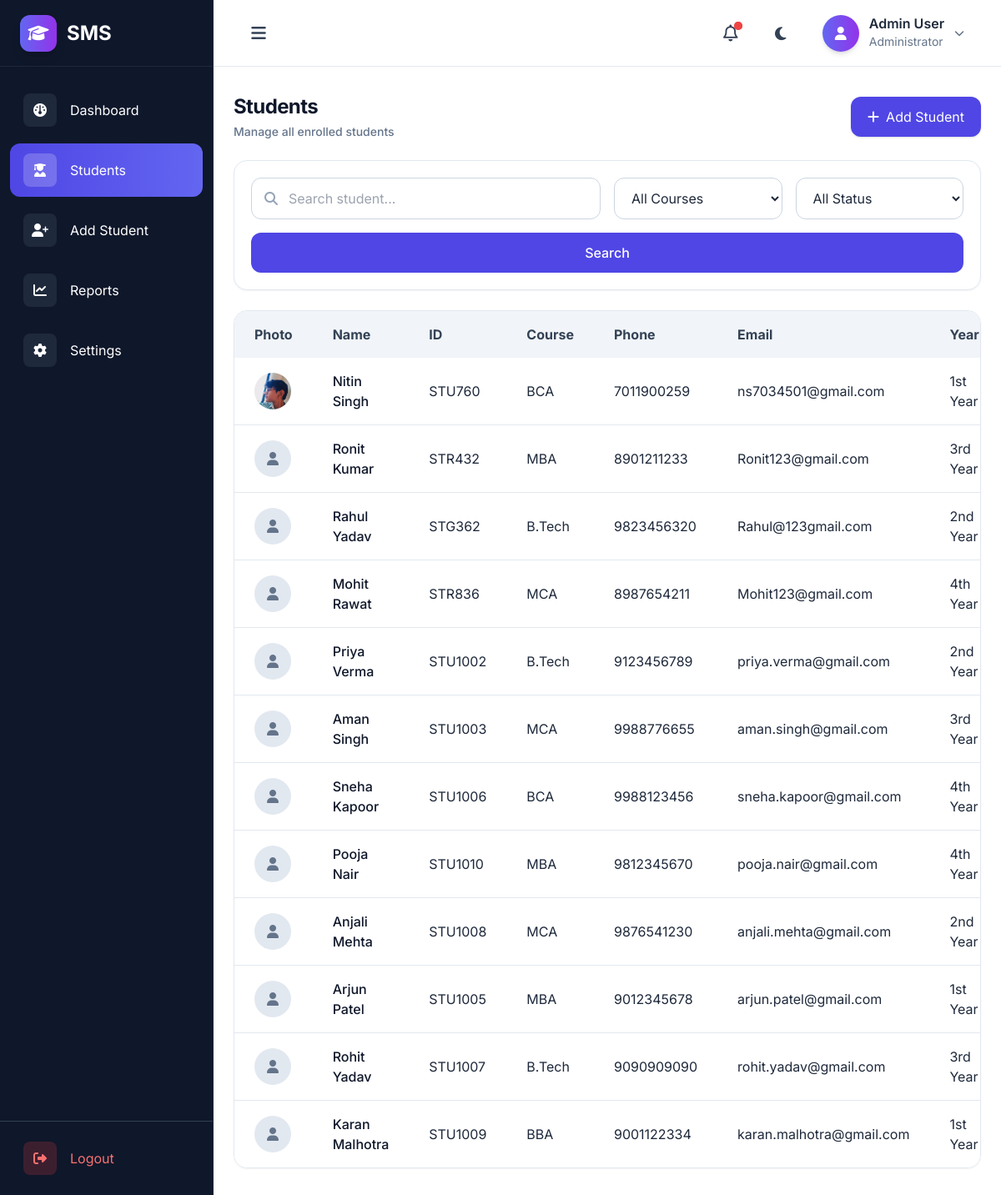
The page /students/ on the database its author committed.
### MainApp/models.py (models this page shows, shortened)
class Student(models.Model):
    STATUS_CHOICES = [
        ("Active", "Active"),
        ("Inactive", "Inactive"),
    ]
    YEAR_CHOICES = [
        ('1st Year', '1st Year'),
        ('2nd Year', '2nd Year'),
        ('3rd Year', '3rd Year'),
        ('4th Year', '4th Year'),
    ]
    COURSES = [('BCA','BCA'),('B.Tech','B.Tech'),('MCA','MCA'),('BBA','BBA'),('MBA','MBA')]
    name = models.CharField(max_length=100)
    email = models.EmailField()
    student_id = models.CharField(max_length=20, unique=True)
    photo = models.ImageField(upload_to="students/", blank=True, null=True)
    courses = models.CharField(max_length=50, choices=COURSES)
    phone = models.CharField(max_length=10)
    year = models.CharField(
        max_length=20,
        choices=YEAR_CHOICES,
        default="1st Year"
    )
    date_of_birth = models.DateField()
    created_at = models.DateField(auto_now_add=True)
    status = models.CharField(
        max_length=20,
        choices=STATUS_CHOICES,
        default="Active"
    )
    address = models.TextField(blank=True, null=True)

### MainApp/views.py (the view)
# urls.py: path("students/", views.students, name='students'),
def students(request):
    students = Student.objects.all()
    search = request.GET.get("search")
    course = request.GET.get("course")
    status = request.GET.get("status")
    if search:
        students = students.filter(name__icontains=search)
    if course:
        students = students.filter(courses=course)
    if status:
        students = students.filter(status=status)
    return render(request, "student.html", {"students":students})

### MainApp/templates/student.html (shortened to what this page needs)
{% extends 'base.html' %}
{% block content %}
<div class="space-y-6">
    <div class="flex flex-col md:flex-row md:items-center md:justify-between gap-4">
        <div>
            <h2
                class="text-xl md:text-2xl xl:text-3xl font-bold tracking-tight text-slate-900 dark:text-white transition-colors duration-300">
                Students</h2>
            <p class="mt-1 text-slate-500 dark:text-slate-400 text-sm font-medium transition-colors duration-300">Manage
                all enrolled students</p>
        </div>
        <a href="{% url 'add_student' %}"
            class="inline-flex items-center gap-2 bg-indigo-600 hover:bg-indigo-700 text-white px-5 py-3 rounded-xl shadow transition">
            <i class="fa-solid fa-plus"></i>
            Add Student
        </a>
    </div>
    <div class="bg-white dark:bg-slate-800 rounded-2xl border border-slate-200 dark:border-slate-700 p-5 shadow-sm">
        <form method="GET" class="grid grid-cols-1 md:grid-cols-4 gap-4">
            <div class="relative md:col-span-2">
                <i class="fa-solid fa-magnifying-glass absolute left-4 top-1/2 -translate-y-1/2 text-slate-400"></i>
                <input type="text" name="search" value="{{ request.GET.search }}" placeholder="Search student..."
                    class="w-full pl-11 pr-4 py-3 rounded-xl border border-slate-300 dark:border-slate-600 bg-white dark:bg-slate-700 dark:text-white focus:ring-2 focus:ring-indigo-500 outline-none">
            </div>
            <select name="course"
                class="px-4 py-3 rounded-xl border border-slate-300 dark:border-slate-600 bg-white dark:bg-slate-700 dark:text-white outline-none">
                <option value="">All Courses</option>
            </select>
            <select name="status"
                class="px-4 py-3 rounded-xl border border-slate-300 dark:border-slate-600 bg-white dark:bg-slate-700 dark:text-white outline-none">
                <option value="">All Status</option>
            </select>
            <button type="submit"
                class="md:col-span-4 bg-indigo-600 hover:bg-indigo-700 text-white py-3 rounded-xl font-medium transition">
                Search
            </button>
        </form>
    </div>
    <div
        class="bg-white dark:bg-slate-800 rounded-2xl border border-slate-200 dark:border-slate-700 shadow-sm overflow-x-auto">
        <table class="w-full">
            <thead class="bg-slate-100 dark:bg-slate-700 text-slate-700 dark:text-slate-200">
                <tr>
                    <th class="px-6 py-4 text-left">Photo</th>
                    <th class="px-6 py-4 text-left">Name</th>
                    <th class="px-6 py-4 text-left">ID</th>
                    <th class="px-6 py-4 text-left">Course</th>
                    <th class="px-6 py-4 text-left">Phone</th>
                    <th class="px-6 py-4 text-left">Email</th>
                    <th class="px-6 py-4 text-left">Year</th>
                </tr>
            </thead>
            <tbody class="divide-y divide-slate-200 dark:divide-slate-700">
                {% for student in students %}
                <tr class="hover:bg-slate-50 dark:hover:bg-slate-700 transition">
                    <td class="px-6 py-4">
                        {% if student.photo %}
                        <img src="{{ student.photo.url }}" alt="{{ student.name }}"
                            class="w-11 h-11 rounded-full object-cover">
                        {% else %}
                        <div class="w-11 h-11 rounded-full bg-slate-200 flex items-center justify-center">
                            <i class="fa-solid fa-user text-slate-500"></i>
                        </div>
                        {% endif %}
                    </td>
                    <td class="px-6 py-4 font-medium text-slate-900 dark:text-white">{{ student.name }}</td>
                    <td class="px-6 py-4">{{ student.student_id }}</td>
                    <td class="px-6 py-4">{{ student.courses }}</td>
                    <td class="px-6 py-4">{{ student.phone }}</td>
                    <td class="px-6 py-4">{{ student.email }}</td>
                    <td class="px-6 py-4">{{ student.year }}</td>
                </tr>
                {% empty %}
                <tr>
                    <td colspan="8" class="py-6 text-center text-slate-500">No students found!</td>
                </tr>
                {% endfor %}
            </tbody>
        </table>
    </div>
</div>
{% endblock %}

### MainApp/static/src/style.css (style rules this page uses)
* { transition: background-color 0.4s ease, color 0.4s ease, border-color 0.4s ease, box-shadow 0.4s ease; }
html { scroll-behavior: smooth; }
body { font-family: "Inter", sans-serif; background: #f8fafc; color: #0f172a; }

### rows shown on the page
Student: photo (picture), name "Nitin Singh", student_id "STU760", courses "BCA", phone "7011900259", email "ns7034501@gmail.com", year "1st Year"
Student: name "Ronit Kumar", student_id "STR432", courses "MBA", phone "8901211233", email "Ronit123@gmail.com", year "3rd Year"
Student: name "Rahul Yadav", student_id "STG362", courses "B.Tech", phone "9823456320", email "Rahul@123gmail.com", year "2nd Year"
Student: name "Mohit Rawat", student_id "STR836", courses "MCA", phone "8987654211", email "Mohit123@gmail.com", year "4th Year"
Student: name "Priya Verma", student_id "STU1002", courses "B.Tech", phone "9123456789", email "priya.verma@gmail.com", year "2nd Year"
Student: name "Aman Singh", student_id "STU1003", courses "MCA", phone "9988776655", email "aman.singh@gmail.com", year "3rd Year"
Student: name "Sneha Kapoor", student_id "STU1006", courses "BCA", phone "9988123456", email "sneha.kapoor@gmail.com", year "4th Year"
Student: name "Pooja Nair", student_id "STU1010", courses "MBA", phone "9812345670", email "pooja.nair@gmail.com", year "4th Year"
Student: name "Anjali Mehta", student_id "STU1008", courses "MCA", phone "9876541230", email "anjali.mehta@gmail.com", year "2nd Year"
Student: name "Arjun Patel", student_id "STU1005", courses "MBA", phone "9012345678", email "arjun.patel@gmail.com", year "1st Year"
Student: name "Rohit Yadav", student_id "STU1007", courses "B.Tech", phone "9090909090", email "rohit.yadav@gmail.com", year "3rd Year"
Student: name "Karan Malhotra", student_id "STU1009", courses "BBA", phone "9001122334", email "karan.malhotra@gmail.com", year "1st Year"
